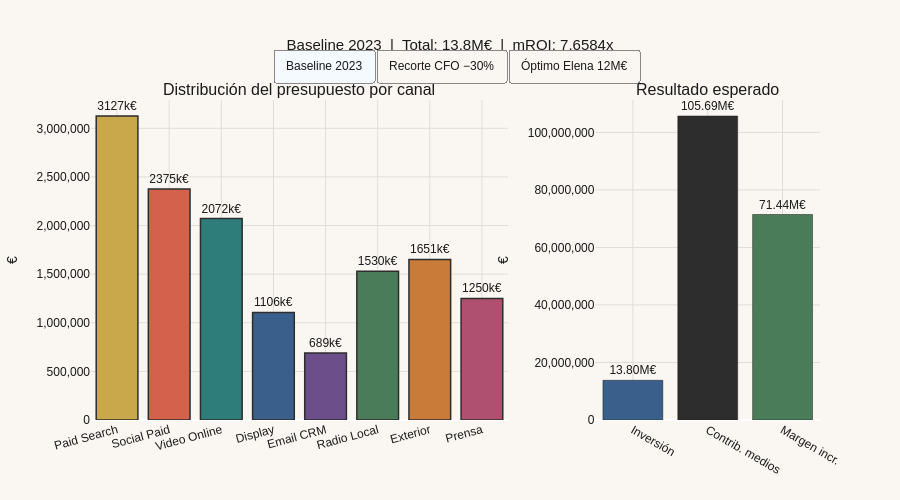

This figure's notebook cell:
### Markdown cell above
---
## 6. Comparativa de Escenarios Estratégicos

**Interactúa:** usa los botones para cambiar entre los 3 escenarios. Cada escenario muestra la distribución de presupuesto por canal y el resultado esperado en contribución de medios y mROI.

### Code cell
# Gráfica 5 — 3 escenarios con botones
ESCENARIOS = [
    {'nombre': 'Baseline 2023',    'alloc': INV_BASE,    'result': R0, 'color': DARK},
    {'nombre': 'Recorte CFO −30%', 'alloc': ALLOC_CFO,  'result': R1, 'color': CORAL},
    {'nombre': 'Óptimo Elena 12M€','alloc': ALLOC_ELENA, 'result': R2, 'color': GOLD},
]

fig = make_subplots(
    rows=1, cols=2,
    subplot_titles=['Distribución del presupuesto por canal', 'Resultado esperado'],
    column_widths=[0.65, 0.35],
    horizontal_spacing=0.12,
)

# 3 trazas de barras (canal) × 3 escenarios
for esc in ESCENARIOS:
    vals = [esc['alloc'][c] for c in CANALES]
    fig.add_trace(go.Bar(
        x=CANALES, y=vals,
        name=esc['nombre'],
        marker_color=[CANAL_COLORS[c] for c in CANALES],
        marker_line=dict(color=esc['color'], width=1.5),
        text=[f'{v/1e3:.0f}k€' if v>50000 else '0' for v in vals],
        textposition='outside',
        visible=(esc['nombre']=='Baseline 2023'),
        hovertemplate='<b>%{x}</b><br>%{y:,.0f}€<extra></extra>',
        showlegend=False,
    ), row=1, col=1)

# 3 trazas de resultado (KPIs)
kpi_labels = ['Inversión', 'Contrib. medios', 'Margen incr.']
for esc in ESCENARIOS:
    r = esc['result']
    kpi_vals = [r['inv'], r['contrib'], r['margen']]
    fig.add_trace(go.Bar(
        x=kpi_labels, y=kpi_vals,
        name=esc['nombre'],
        marker_color=[BLUE, esc['color'], GREEN],
        marker_line=dict(color=BLACK, width=0.5),
        text=[f'{v/1e6:.2f}M€' for v in kpi_vals],
        textposition='outside',
        visible=(esc['nombre']=='Baseline 2023'),
        hovertemplate='<b>%{x}</b><br>%{y:,.0f}€<extra></extra>',
        showlegend=False,
    ), row=1, col=2)

# Botones de escenario
buttons = []
n = len(ESCENARIOS)
for i, esc in enumerate(ESCENARIOS):
    r = esc['result']
    delta = (r['contrib']/R0['contrib']-1)*100 if i>0 else 0
    delta_str = f'  Δ={delta:+.1f}% vs baseline' if i>0 else ''
    vis = []
    for j in range(n):   vis.append(j==i)   # trazas col1
    for j in range(n):   vis.append(j==i)   # trazas col2
    buttons.append(dict(
        label=esc['nombre'],
        method='update',
        args=[{'visible': vis},
              {'title.text': f'{esc["nombre"]}  |  '
                             f'Total: {r["inv"]/1e6:.1f}M€  |  '
                             f'mROI: {r["mroi"]:.4f}x{delta_str}'}]
    ))

r0_str = f'Baseline 2023  |  Total: {R0["inv"]/1e6:.1f}M€  |  mROI: {R0["mroi"]:.4f}x'
fig.update_layout(**blayout(
    title=dict(text=r0_str, x=0.5),
    updatemenus=[dict(
        type='buttons', direction='right',
        x=0.5, xanchor='center', y=1.16, yanchor='top',
        buttons=buttons,
        bgcolor=CREAM, bordercolor=GREY, borderwidth=1,
        font=dict(size=12),
    )],
    yaxis =dict(title='€', tickformat=',.0f', gridcolor='#E0DDD8'),
    yaxis2=dict(title='€', tickformat=',.0f', gridcolor='#E0DDD8'),
    xaxis =dict(tickangle=-15, gridcolor='#E0DDD8'),
    xaxis2=dict(gridcolor='#E0DDD8'),
    height=500,
))
fig.show()

### Figure 1 — Plotly figure (JSON) as saved in the notebook; plotly's stock layout.template omitted (floating-point values rounded to 4 significant figures)
{"data": [{"hovertemplate": "<b>%{x}</b><br>%{y:,.0f}€<extra></extra>", "marker": {"color": ["#C9A84C", "#D4614B", "#2E7D7B", "#3A5F8A", "#6B4E8A", "#4A7C59", "#C97B3A", "#B05070"], "line": {"color": "#2D2D2D", "width": 1.5}}, "name": "Baseline 2023", "showlegend": false, "text": ["3127k€", "2375k€", "2072k€", "1106k€", "689k€", "1530k€", "1651k€", "1250k€"], "textposition": "outside", "type": "bar", "visible": true, "x": ["Paid Search", "Social Paid", "Video Online", "Display", "Email CRM", "Radio Local", "Exterior", "Prensa"], "xaxis": "x", "y": [3127000.0, 2375000.0, 2072000.0, 1106000.0, 689000.0, 1530000.0, 1651000.0, 1250000.0], "yaxis": "y"}, {"hovertemplate": "<b>%{x}</b><br>%{y:,.0f}€<extra></extra>", "marker": {"color": ["#C9A84C", "#D4614B", "#2E7D7B", "#3A5F8A", "#6B4E8A", "#4A7C59", "#C97B3A", "#B05070"], "line": {"color": "#D4614B", "width": 1.5}}, "name": "Recorte CFO −30%", "showlegend": false, "text": ["2189k€", "1663k€", "1451k€", "774k€", "482k€", "1071k€", "1156k€", "875k€"], "textposition": "outside", "type": "bar", "visible": false, "x": ["Paid Search", "Social Paid", "Video Online", "Display", "Email CRM", "Radio Local", "Exterior", "Prensa"], "xaxis": "x", "y": [2189000.0, 1663000.0, 1451000.0, 774300.0, 482300.0, 1071000.0, 1156000.0, 875000.0], "yaxis": "y"}, {"hovertemplate": "<b>%{x}</b><br>%{y:,.0f}€<extra></extra>", "marker": {"color": ["#C9A84C", "#D4614B", "#2E7D7B", "#3A5F8A", "#6B4E8A", "#4A7C59", "#C97B3A", "#B05070"], "line": {"color": "#C9A84C", "width": 1.5}}, "name": "Óptimo Elena 12M€", "showlegend": false, "text": ["1800k€", "2400k€", "3420k€", "3000k€", "60k€", "60k€", "60k€", "1200k€"], "textposition": "outside", "type": "bar", "visible": false, "x": ["Paid Search", "Social Paid", "Video Online", "Display", "Email CRM", "Radio Local", "Exterior", "Prensa"], "xaxis": "x", "y": [1800000, 2400000, 3420000, 3000000, 60000, 60000, 60000, 1200000], "yaxis": "y"}, {"hovertemplate": "<b>%{x}</b><br>%{y:,.0f}€<extra></extra>", "marker": {"color": ["#3A5F8A", "#2D2D2D", "#4A7C59"], "line": {"color": "#1A1A1A", "width": 0.5}}, "name": "Baseline 2023", "showlegend": false, "text": ["13.80M€", "105.69M€", "71.44M€"], "textposition": "outside", "type": "bar", "visible": true, "x": ["Inversión", "Contrib. medios", "Margen incr."], "xaxis": "x2", "y": [13800000.0, 105700000.0, 71440000.0], "yaxis": "y2"}, {"hovertemplate": "<b>%{x}</b><br>%{y:,.0f}€<extra></extra>", "marker": {"color": ["#3A5F8A", "#D4614B", "#4A7C59"], "line": {"color": "#1A1A1A", "width": 0.5}}, "name": "Recorte CFO −30%", "showlegend": false, "text": ["9.66M€", "73.98M€", "50.01M€"], "textposition": "outside", "type": "bar", "visible": false, "x": ["Inversión", "Contrib. medios", "Margen incr."], "xaxis": "x2", "y": [9660000.0, 73980000.0, 50010000.0], "yaxis": "y2"}, {"hovertemplate": "<b>%{x}</b><br>%{y:,.0f}€<extra></extra>", "marker": {"color": ["#3A5F8A", "#C9A84C", "#4A7C59"], "line": {"color": "#1A1A1A", "width": 0.5}}, "name": "Óptimo Elena 12M€", "showlegend": false, "text": ["12.00M€", "119.17M€", "80.56M€"], "textposition": "outside", "type": "bar", "visible": false, "x": ["Inversión", "Contrib. medios", "Margen incr."], "xaxis": "x2", "y": [12000000, 119200000.0, 80560000.0], "yaxis": "y2"}], "layout": {"annotations": [{"font": {"size": 16}, "showarrow": false, "text": "Distribución del presupuesto por canal", "x": 0.286, "xanchor": "center", "xref": "paper", "y": 1, "yanchor": "bottom", "yref": "paper"}, {"font": {"size": 16}, "showarrow": false, "text": "Resultado esperado", "x": 0.846, "xanchor": "center", "xref": "paper", "y": 1, "yanchor": "bottom", "yref": "paper"}], "font": {"color": "#1A1A1A", "family": "sans-serif"}, "height": 500, "legend": {"bgcolor": "#FAF7F2", "bordercolor": "#888888", "borderwidth": 1}, "paper_bgcolor": "#FAF7F2", "plot_bgcolor": "#FAF7F2", "title": {"font": {"color": "#1A1A1A", "size": 15}, "text": "Baseline 2023  |  Total: 13.8M€  |  mROI: 7.6584x", "x": 0.5}, "updatemenus": [{"bgcolor": "#FAF7F2", "bordercolor": "#888888", "borderwidth": 1, "buttons": [{"args": [{"visible": [true, false, false, true, false, false]}, {"title.text": "Baseline 2023  |  Total: 13.8M€  |  mROI: 7.6584x"}], "label": "Baseline 2023", "method": "update"}, {"args": [{"visible": [false, true, false, false, true, false]}, {"title.text": "Recorte CFO −30%  |  Total: 9.7M€  |  mROI: 7.6584x  Δ=-30.0% vs baseline"}], "label": "Recorte CFO −30%", "method": "update"}, {"args": [{"visible": [false, false, true, false, false, true]}, {"title.text": "Óptimo Elena 12M€  |  Total: 12.0M€  |  mROI: 9.9312x  Δ=+12.8% vs baseline"}], "label": "Óptimo Elena 12M€", "method": "update"}], "direction": "right", "font": {"size": 12}, "type": "buttons", "x": 0.5, "xanchor": "center", "y": 1.16, "yanchor": "top"}], "xaxis": {"anchor": "y", "domain": [0, 0.572], "gridcolor": "#E0DDD8", "tickangle": -15}, "xaxis2": {"anchor": "y2", "domain": [0.692, 1], "gridcolor": "#E0DDD8"}, "yaxis": {"anchor": "x", "domain": [0, 1], "gridcolor": "#E0DDD8", "tickformat": ",.0f", "title": {"text": "€"}}, "yaxis2": {"anchor": "x2", "domain": [0, 1], "gridcolor": "#E0DDD8", "tickformat": ",.0f", "title": {"text": "€"}}}}
